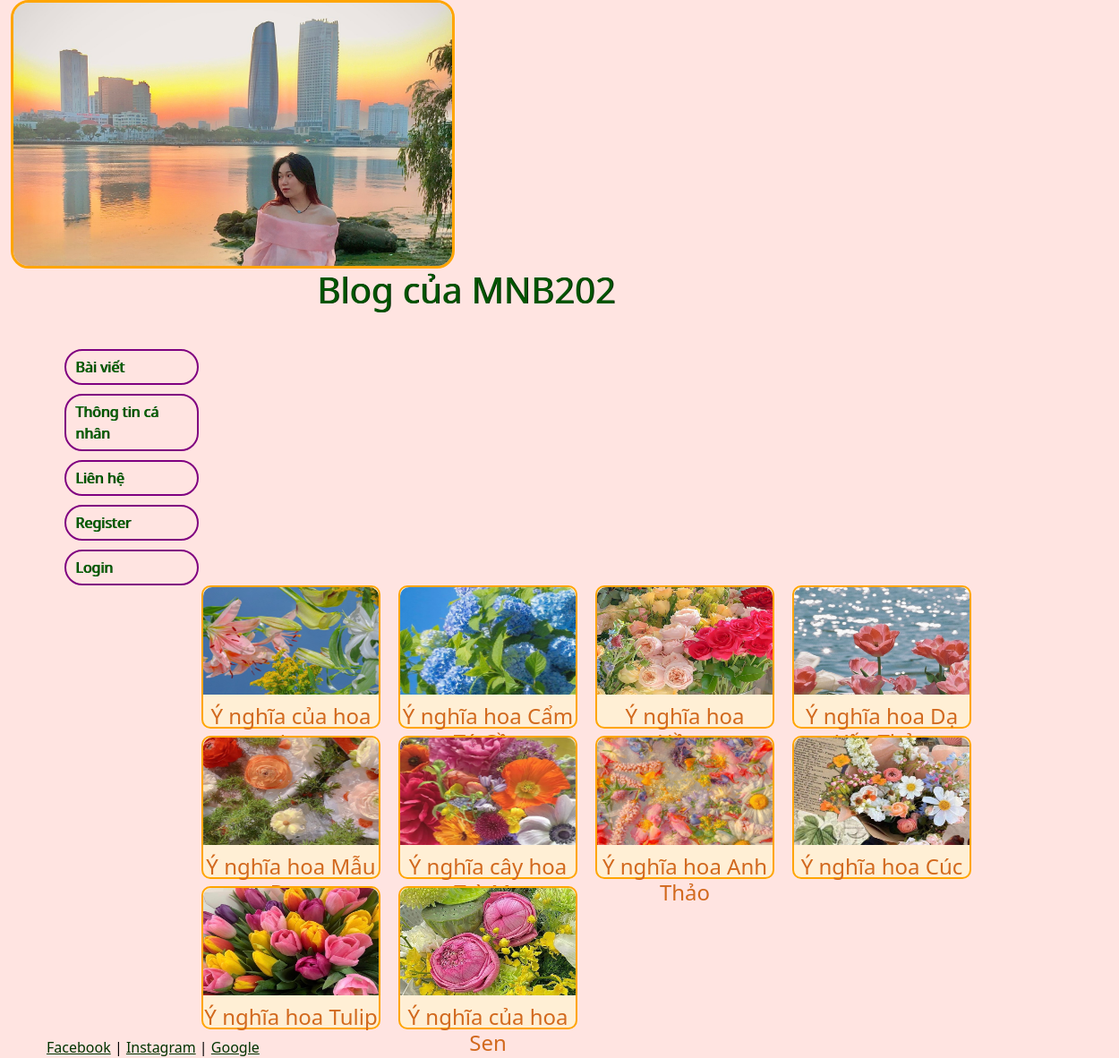
Screenshot of /blog/ with the database file from the repository.
### blog/models.py (models this page shows, shortened)
class Post(models.Model):
    title = models.CharField(max_length=100)
    body = models.TextField()
    date = models.DateTimeField(auto_now_add=True)
    image = models.ImageField(null=True)

### blog/views.py (the view)
# urls.py: path('', views.list),
def list(request):
    Data = {'Posts': Post.objects.all().order_by('-date')}
    return render(request, 'blog/blog.html', Data)

### blog/templates/blog/blog.html (shortened to what this page needs)
{% extends "pages/base.html" %}
{% block content%}
{% for post in Posts %}
<div class="col">
    <h4 style="
    background-color: papayawhip;
    height:160px;
    width:200px;
    display: flex;
    flex-direction: column;
    margin-right: 20px;
    border-radius: 10px;
    border: 2px solid orange;ss
    ">
        <img src="{{post.image.url}}" style="height:120px; border-radius: 10px 10px 0px 0px; margin-bottom: 10px;"/>
        <center><a style="color:chocolate;; text-decoration: none" href="/blog/{{post.id}}" >{{post.title}} </a></center>
    </h4>
</div>
{% endfor %}
{% endblock %}

### home/template/pages/base.html (shortened to what this page needs)
<!DOCTYPE html>
<html lang="en">
<head>
    {% load static %}
    <link rel="stylesheet" href="{% static 'css/bootstrap.min.css'%}" type="text/css">
</head>
<body>
    <div class="container-fluid" style="min-height:95%">
        <div class="row">
            <div class="col-sm-10">
                <div class="col-sm-2" >
                    <center>
                        <img
                        src="{% static 'images/mnb.jpg' %}"
                        class="responsive-img"
                        style="max-height: 300px; border-radius: 20px; border: 3px solid orange; "
                        />
                    </center>
                </div>
                <center><h1 style="color: #005500; text-shadow: 1px 0px #002200">Blog của MNB202</h1></center>
            </div>
        </div>
        <br/>
        <div
        class="row"
        style="display: flex; justify-content: start">
            <div class="bs-sliderbar"
            style="
            width: 150px;
            flex-direction: column;
            display: flex;
            margin-left: 60px;
            margin-right: 60px">
                <a href="/blog"
                    style="
                    color: #006600;
                    text-decoration: none;
                    border: 2px solid purple;
                    padding: 6px 10px;
                    margin-top: 10px;
                    width: 150px;
                    border-radius: 20px;
                    text-shadow: 1px 0px #003300">
                        Bài viết
                </a>
                <a href="/"
                style="
                color: #006600;
                text-decoration: none;
                border: 2px solid purple;
                padding: 6px 10px;
                margin-top: 10px;
                width: 150px;
                border-radius: 20px;
                text-shadow: 1px 0px #003300">
                    Thông tin cá nhân
                </a>
                <a href="/contact/"
                style="
                color: #006600;
                text-decoration: none;
                border: 2px solid purple;
                padding: 6px 10px;
                margin-top: 10px;
                width: 150px;
                border-radius: 20px;
                text-shadow: 1px 0px #003300">
                    Liên hệ
                </a>
                {% if user.is_authenticated %}
                <p style="
                color: #006600;
                text-decoration: none;
                border: 2px solid purple;
                padding: 6px 10px;
                margin-top: 10px;
                width: 150px;
                border-radius: 20px;
                text-shadow: 1px 0px #003300">{{user.username}}
                </p>
                <a href="/accounts/logout/"
                style="
                color: #006600;
                text-decoration: none;
                border: 2px solid purple;
                padding: 6px 10px;
                margin-top: 10px;
                width: 150px;
                border-radius: 20px;
                text-shadow: 1px 0px #003300">
                    Logout
                </a>
                {% else %}
                <a href="/register"
                style="
                color: #006600;
                text-decoration: none;
                border: 2px solid purple;
                padding: 6px 10px;
                margin-top: 10px;
                width: 150px;
                border-radius: 20px;
                text-shadow: 1px 0px #003300">
                    Register
                </a>
                <a href="/login"
                style="
                color: #006600;
                text-decoration: none;
                border: 2px solid purple;
                padding: 6px 10px;
                margin-top: 10px;
                width: 150px;
                border-radius: 20px;
                text-shadow: 1px 0px #003300">
                    Login
                </a>
                {% endif %}
            </div>
            <div class=""
                style="color: #000001;
                    display: grid;
                    justify-content: center;
                    margin-left: 40px;
                    margin-right: 80px;
                    grid-template-columns: auto auto auto auto" >
                    {% block content %}
                    {% endblock %}
            </div>
        </div>
    </div>
    <footer>
        <div class="container-fluid"
        style="color: #000001;
        justify-content: center;
        margin-left: 40px;
        margin-right: 80px;
        grid-template-columns: auto auto auto auto" >
            <a href="https://www.facebook.com/profile.php?id=100076481847276" style="color: #003300">Facebook</a> |
            <a href="https://www.instagram.com/mnb._.202/" style="color:#003300">Instagram</a> |
            <a href="https://www.google.com.vn/?hl=vi" style="color:#003300">Google</a>
        </div>
    </footer>
</body>
</html>

### home/template/pages/base.html (style rules this page uses)
html, body { height: 100%; background-color: mistyrose; margin: auto; }

### rows the page displays
Post: image (picture), title "Ý nghĩa của hoa…"
Post: image (picture), title "Ý nghĩa hoa Cẩm…"
Post: image (picture), title "Ý nghĩa hoa…"
Post: image (picture), title "Ý nghĩa hoa Dạ…"
Post: image (picture), title "Ý nghĩa hoa Mẫu…"
Post: image (picture), title "Ý nghĩa cây hoa…"
Post: image (picture), title "Ý nghĩa hoa Anh Thảo"
Post: image (picture), title "Ý nghĩa hoa Cúc"
Post: image (picture), title "Ý nghĩa hoa Tulip"
Post: image (picture), title "Ý nghĩa của hoa Sen"
